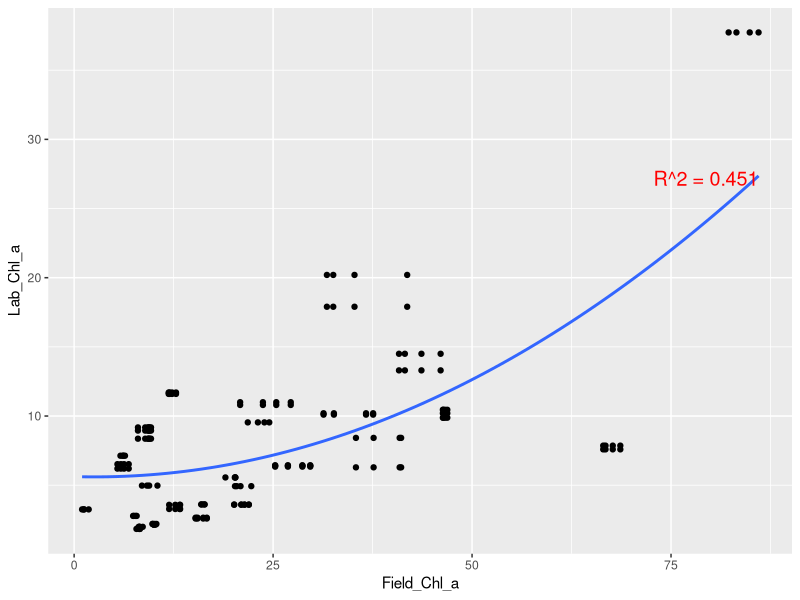
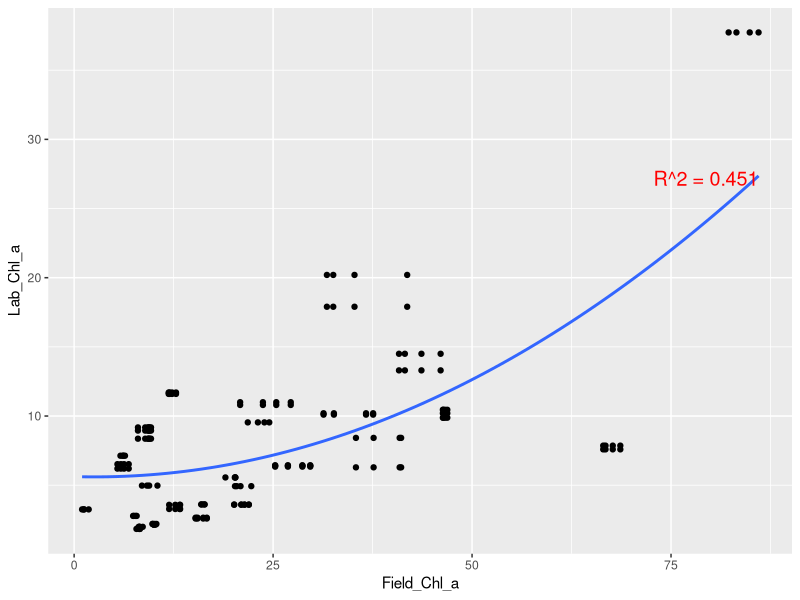
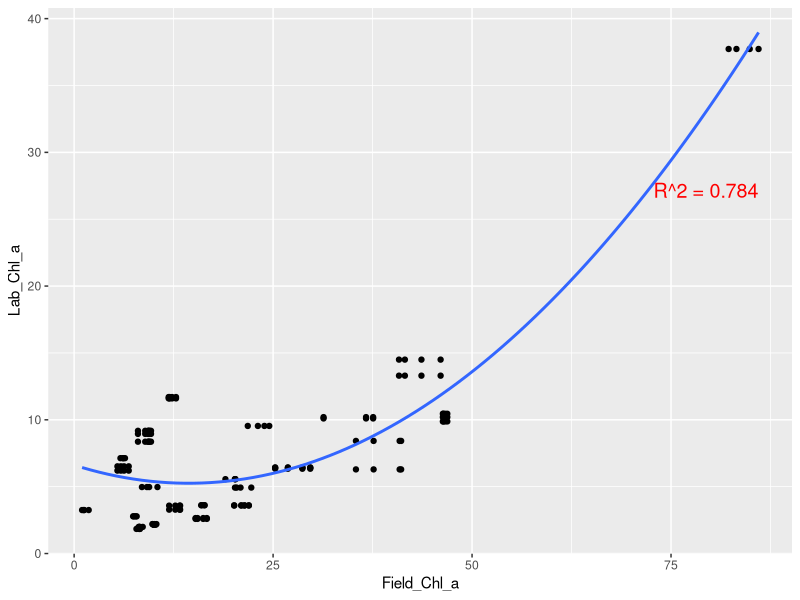
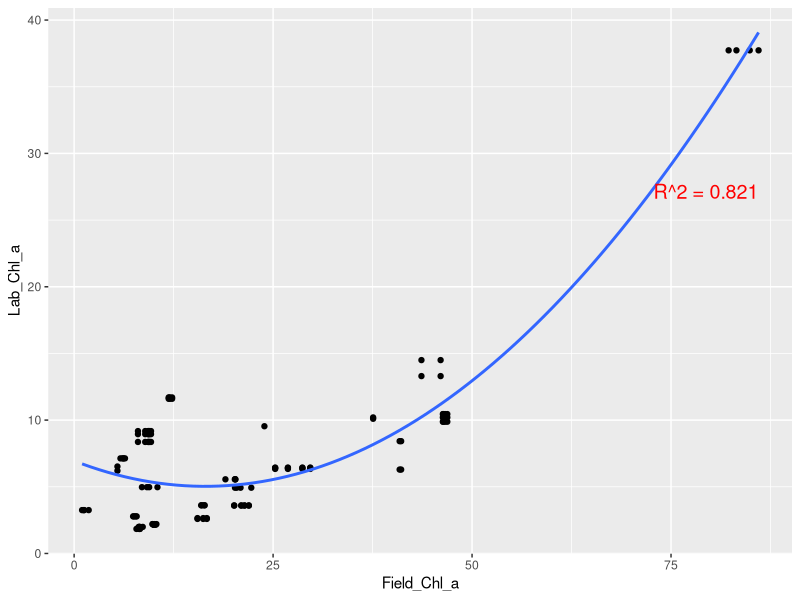
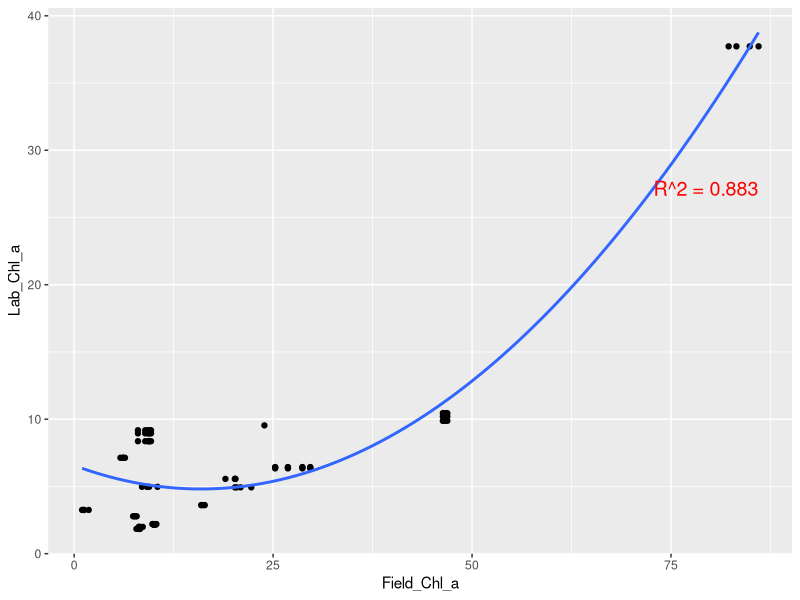
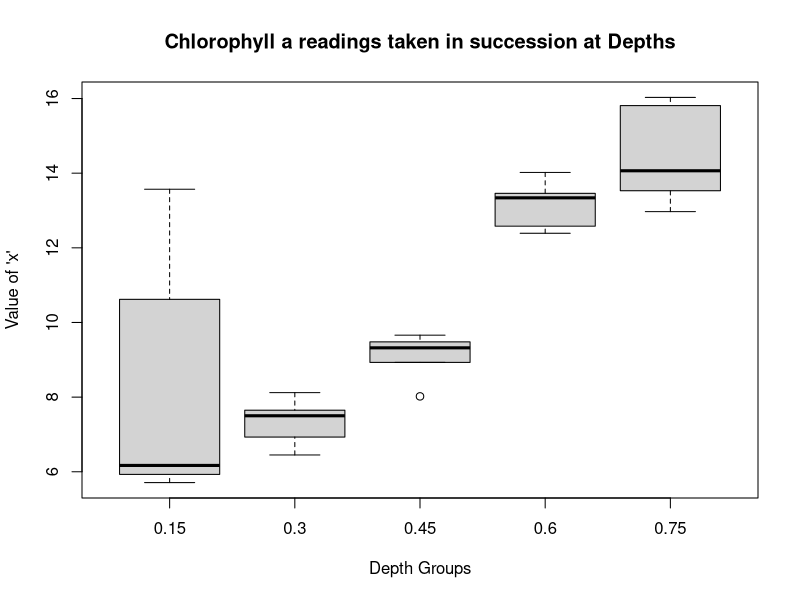
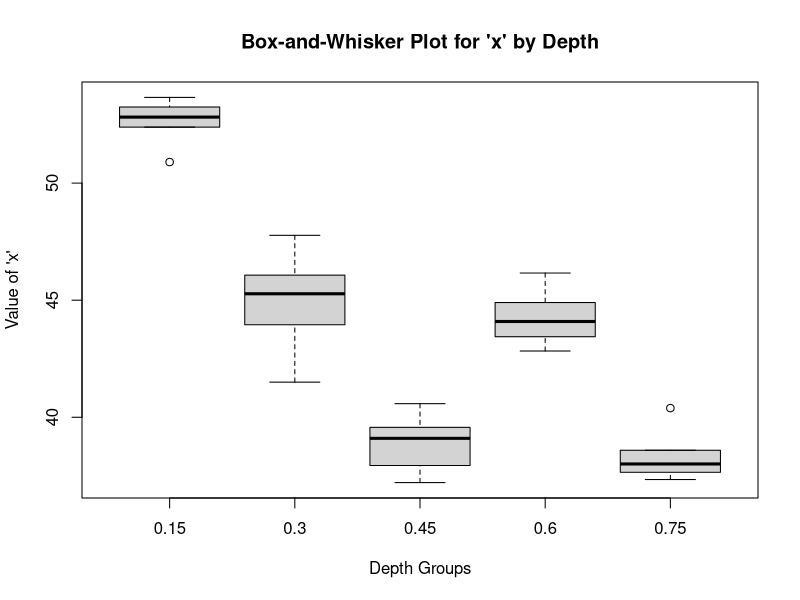

Write R code to recreate these figures, in order.
## ---- chunk 1
#| warning: false
#| echo: false

library(tidyverse)
library(knitr)
library(kableExtra)


Observations<- read_csv("Chla-Observations.csv")

kable(Observations)
## ---- chunk 2
#| warning: false
#| echo: false
library(tidyverse)
library(readr)

Observations<- read_csv("Chla-Observations.csv")

lm_model<-lm(Lab_Chl_a~poly(Field_Chl_a,2,raw=TRUE),data=Observations)
r_squared<-summary(lm_model)$r.squared 
r_squared_label <- paste("R^2 =", round(r_squared, 3))

ggplot(
  data=Observations,
  mapping=aes(x=Field_Chl_a, y=Lab_Chl_a)
)+
  geom_point()+
  geom_smooth(method="lm",formula=y~poly(x,2,raw=TRUE),se=FALSE)+
  annotate("text", x = max(Observations$Field_Chl_a, na.rm = TRUE), y = max(Observations$Lab_Chl_a, na.rm = TRUE) - 10, label=r_squared_label, hjust = 1, vjust = 1, size = 5, color = "red")
  

## ---- chunk 3
#| warning: false
#| echo: false
library(tidyverse)
library(readr)

Observations<- read_csv("Chla-Observations.csv")

lm_model<-lm(Lab_Chl_a~poly(Field_Chl_a,2,raw=TRUE),data=Observations)
r_squared<-summary(lm_model)$r.squared 
r_squared_label <- paste("R^2 =", round(r_squared, 3))

ggplot(
  data=Observations,
  mapping=aes(x=Field_Chl_a, y=Lab_Chl_a)
)+
  geom_point()+
  geom_smooth(method="lm",formula=y~poly(x,2,raw=TRUE),se=FALSE)+
  annotate("text", x = max(Observations$Field_Chl_a, na.rm = TRUE), y = max(Observations$Lab_Chl_a, na.rm = TRUE) - 10, label=r_squared_label, hjust = 1, vjust = 1, size = 5, color = "red")


Observations<- read_csv("Chla-Observations.csv")

Observations <- Observations %>% mutate(depth_category = ifelse(Depth >= 0.15, "Deep", "Shallow"))
Obs_filtered1 <- Observations %>% filter(depth_category == "Deep")

lm_model<-lm(Lab_Chl_a~poly(Field_Chl_a,2,raw=TRUE),data=Obs_filtered1)
r_squared<-summary(lm_model)$r.squared 
r_squared_label <- paste("R^2 =", round(r_squared, 3))

ggplot(
  data=Obs_filtered1,
  mapping=aes(x=Field_Chl_a, y=Lab_Chl_a)
)+
  geom_point()+
  geom_smooth(method="lm",formula=y~poly(x,2,raw=TRUE),se=FALSE)+
  annotate("text", x = max(Obs_filtered1$Field_Chl_a, na.rm = TRUE), y = max(Obs_filtered1$Lab_Chl_a, na.rm = TRUE) - 10, label=r_squared_label, hjust = 1, vjust = 1, size = 5, color = "red")


Observations<- read_csv("Chla-Observations.csv")

Observations <- Observations %>% mutate(depth_category = ifelse(Depth >= 0.3, "Deep", "Shallow"))
Obs_filtered2 <- Observations %>% filter(depth_category == "Deep")

lm_model<-lm(Lab_Chl_a~poly(Field_Chl_a,2,raw=TRUE),data=Obs_filtered2)
r_squared<-summary(lm_model)$r.squared 
r_squared_label <- paste("R^2 =", round(r_squared, 3))

ggplot(
  data=Obs_filtered2,
  mapping=aes(x=Field_Chl_a, y=Lab_Chl_a)
)+
  geom_point()+
  geom_smooth(method="lm",formula=y~poly(x,2,raw=TRUE),se=FALSE)+
  annotate("text", x = max(Obs_filtered2$Field_Chl_a, na.rm = TRUE), y = max(Obs_filtered2$Lab_Chl_a, na.rm = TRUE) - 10, label=r_squared_label, hjust = 1, vjust = 1, size = 5, color = "red")




Observations<- read_csv("Chla-Observations.csv")

Observations <- Observations %>% mutate(depth_category = ifelse(Depth >= 0.4, "Deep", "Shallow"))
Obs_filtered <- Observations %>% filter(depth_category == "Deep")

lm_model<-lm(Lab_Chl_a~poly(Field_Chl_a,2,raw=TRUE),data=Obs_filtered)
r_squared<-summary(lm_model)$r.squared 
r_squared_label <- paste("R^2 =", round(r_squared, 3))

ggplot(
  data=Obs_filtered,
  mapping=aes(x=Field_Chl_a, y=Lab_Chl_a)
)+
  geom_point()+
  geom_smooth(method="lm",formula=y~poly(x,2,raw=TRUE),se=FALSE)+
  annotate("text", x = max(Obs_filtered$Field_Chl_a, na.rm = TRUE), y = max(Obs_filtered$Lab_Chl_a, na.rm = TRUE) - 10, label=r_squared_label, hjust = 1, vjust = 1, size = 5, color = "red")

## ---- chunk 4
#| warning: false
#| echo: false
library(tidyverse)
library(readr)

DepthSR64<-read_csv("DepthSR64.csv")

boxplot(field_chl_a ~ DEPTH, data=DepthSR64, 
        main = "Chlorophyll a readings taken in succession at Depths",
        xlab = "Depth Groups", ylab = "Value of 'x'")

DepthFHR<-read_csv("DepthFHR.csv")

boxplot(field_chl_a ~ DEPTH, data=DepthFHR, 
        main = "Box-and-Whisker Plot for 'x' by Depth",
        xlab = "Depth Groups", ylab = "Value of 'x'")
## ---- chunk 5
#| warning: false
#| echo: false

library(ggplot2)
Observations<- read.csv("Chla-Observations.csv")
